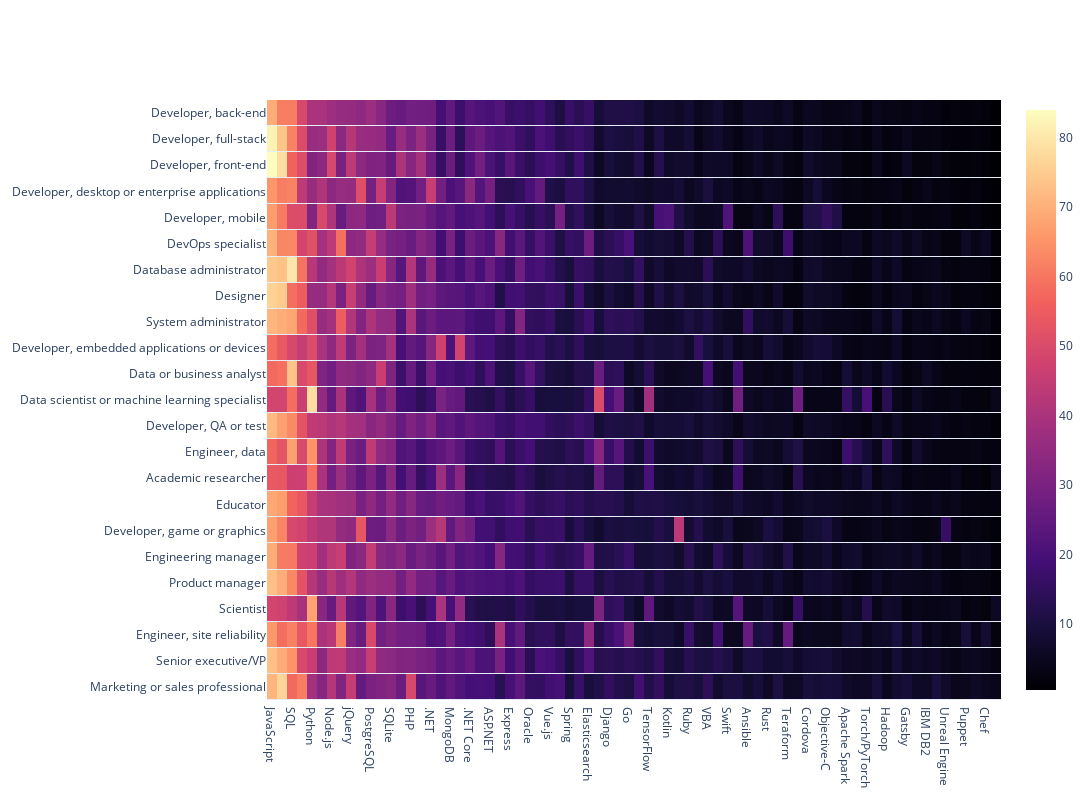

The notebook cell this image was saved under:
### Code cell
import plotly 
import plotly.graph_objects as go
fig = go.Figure(data=go.Heatmap(z=skills, x=skills.columns,y=skills.index, colorscale='magma', ygap=1))
fig.update_layout(width=1800, height=800)
fig.show()

### Figure 1 — Plotly figure (JSON) as saved in the notebook; plotly's stock layout.template omitted (floating-point values rounded to 4 significant figures; data arrays with more than 128 entries replaced by an {"elided": "..."} marker saying what was removed)
{"data": [{"colorscale": [[0, "#000004"], [0.1111, "#180f3d"], [0.2222, "#440f76"], [0.3333, "#721f81"], [0.4444, "#9e2f7f"], [0.5556, "#cd4071"], [0.6667, "#f1605d"], [0.7778, "#fd9668"], [0.8889, "#feca8d"], [1, "#fcfdbf"]], "type": "heatmap", "x": ["JavaScript", "HTML/CSS", "SQL", "MySQL", "Python", "Java", "Node.js", "Bash/Shell/PowerShell", "jQuery", "C#", "PostgreSQL", "Microsoft SQL Server", "SQLite", "React.js", "PHP", "TypeScript", ".NET", "C++", "MongoDB", "C", ".NET Core", "Angular", "ASP.NET", "Redis", "Express", "MariaDB", "Oracle", "ASP.NET Core", "Vue.js", "Firebase", "Spring", "Angular.js", "Elasticsearch", "Pandas", "Django", "Flask", "Go", "Laravel", "TensorFlow", "React Native", "Kotlin", "Unity 3D", "Ruby", "Assembly", "VBA", "DynamoDB", "Swift", "R", "Ansible", "Ruby on Rails", "Rust", "Flutter", "Teraform", "Keras", "Cordova", "Xamarin", "Objective-C", "Dart", "Apache Spark", "Scala", "Torch/PyTorch", "Symfony", "Hadoop", "Perl", "Gatsby", "Cassandra", "IBM DB2", "Drupal", "Unreal Engine", "Haskell", "Puppet", "Couchbase", "Chef", "Julia"], "y": ["Marketing or sales professional", "Senior executive/VP", "Engineer, site reliability", "Scientist", "Product manager", "Engineering manager", "Developer, game or graphics", "Educator", "Academic researcher", "Engineer, data", "Developer, QA or test", "Data scientist or machine learning specialist", "Data or business analyst", "Developer, embedded applications or devices", "System administrator", "Designer", "Database administrator", "DevOps specialist", "Developer, mobile", "Developer, desktop or enterprise applications", "Developer, front-end", "Developer, full-stack", "Developer, back-end"], "ygap": 1, "z": {"elided": "23x74 float values"}}], "layout": {"height": 800, "width": 1800}}
